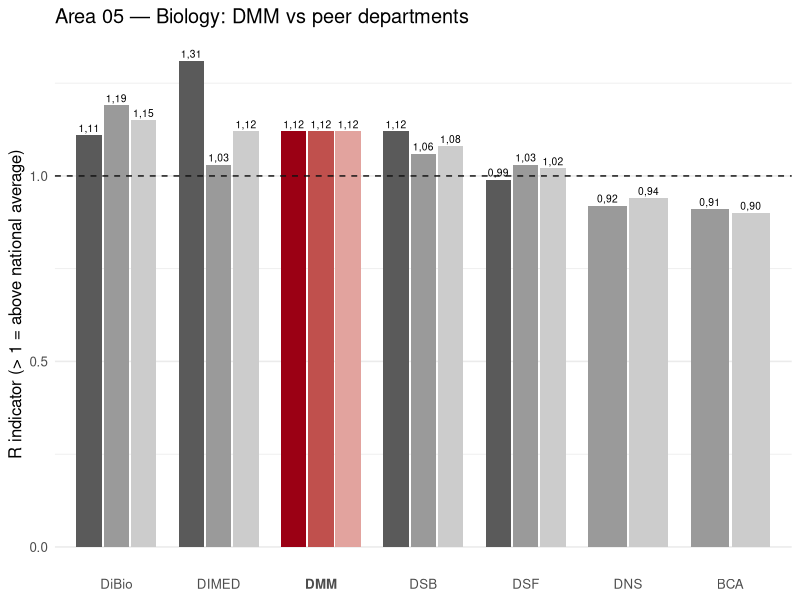
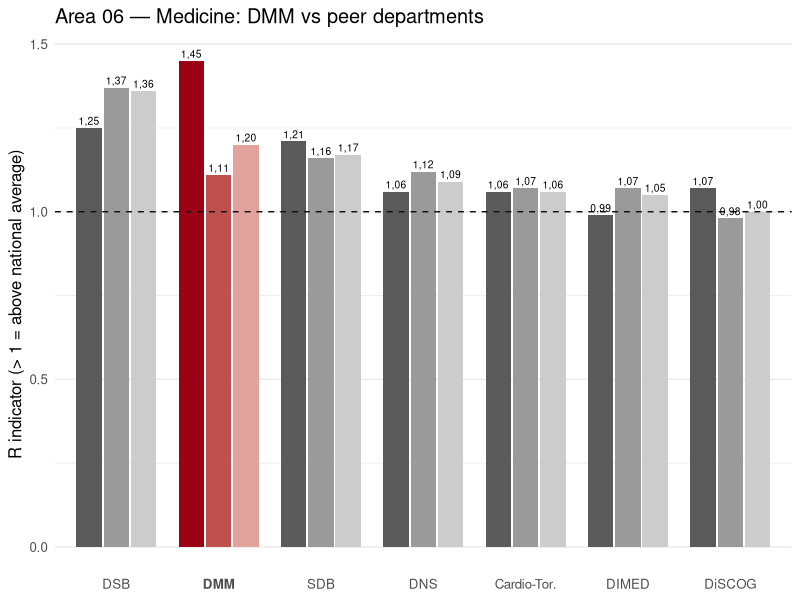
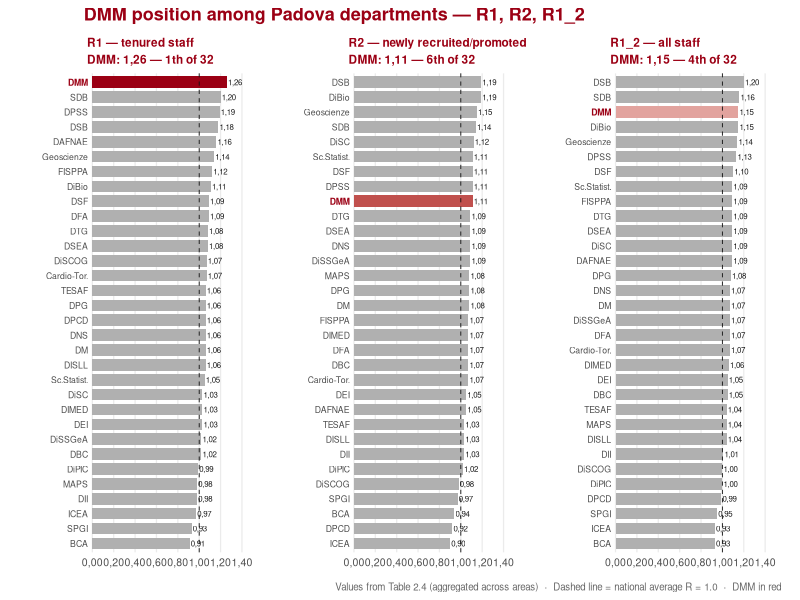
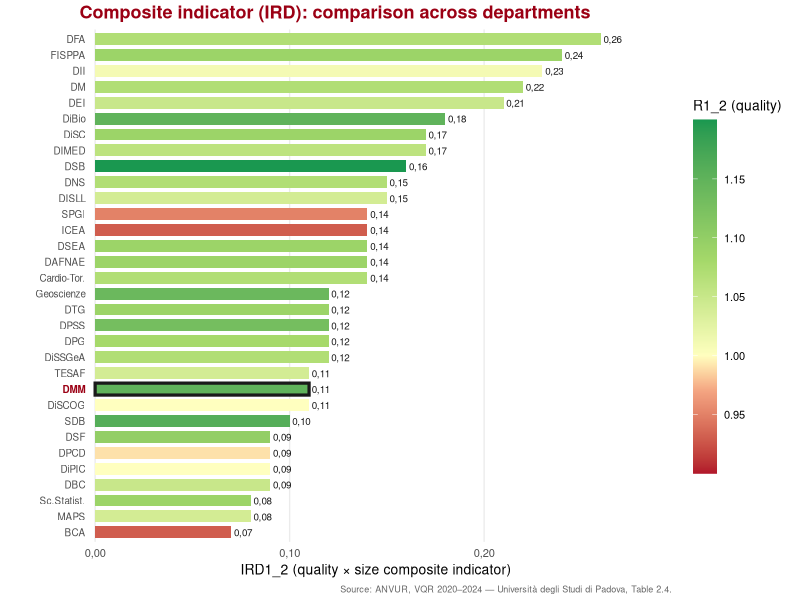
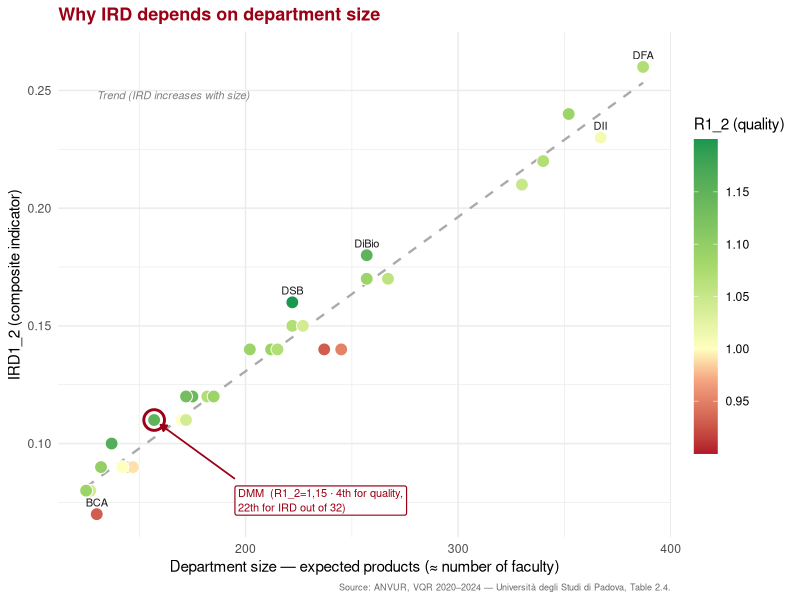

These figures' R source, in order:
## ---- chunk 1
#| label: setup
#| include: false

library(dplyr)
library(tidyr)
library(ggplot2)
library(patchwork)
library(forcats)
library(scales)
library(ggrepel)
library(readr)

# --- Palette & formatting ---
RED   <- c(R1 = "#9B0014", R2 = "#C0504D", R1_2 = "#E2A39E")
GRAY  <- c(R1 = "#5A5A5A", R2 = "#9A9A9A", R1_2 = "#CCCCCC")
INK   <- "#1A1A1A"; REF_LINE <- "#111111"
it_num <- label_number(accuracy = 0.01, decimal.mark = ",")

# --- Load data ---
area_df <- read_delim("vqr_area_data.csv", delim = ";", show_col_types = FALSE)
ird_df  <- read_delim("vqr_ird_data.csv", delim = ";", show_col_types = FALSE)

# --- Short labels ---
sigle <- c(
  "BIOLOGIA (DiBio)" = "DiBio",
  "BIOMEDICINA COMPARATA E ALIMENTAZIONE (BCA)" = "BCA",
  "MEDICINA - DIMED" = "DIMED",
  "MEDICINA MOLECOLARE - DMM" = "DMM",
  "NEUROSCIENZE - DNS" = "DNS",
  "SCIENZE BIOMEDICHE - DSB" = "DSB",
  "SCIENZE DEL FARMACO - DSF" = "DSF",
  "SALUTE DELLA DONNA E DEL BAMBINO - SDB" = "SDB",
  "SCIENZE CARDIO- TORACO-VASCOLARI E SANITA' PUBBLICA" = "Cardio-Tor.",
  "SCIENZE CHIRURGICHE ONCOLOGICHE E GASTROENTEROLOGICHE- DiSCOG" = "DiSCOG"
)
area_df <- area_df |>
  mutate(
    sigla = ifelse(dipartimento %in% names(sigle), sigle[dipartimento], dipartimento),
    is_dmm = grepl("MOLECOLARE", dipartimento),
    indicatore = factor(indicatore, levels = c("R1", "R2", "R1_2"))
  )
ird_df <- ird_df |> mutate(is_dmm = grepl("MOLECOLARE", dipartimento))
## ---- chunk 2
#| label: fig-area05
#| fig-cap: "R indicators for Padova departments in Area 05 (Biology). DMM in red; peers in grey. Dashed line = national average (R = 1.0). BCA and DNS are excluded from R1 because they had < 10 expected products from tenured staff."
#| fig-width: 11.5
#| fig-height: 5.4

plot_area <- function(area_code, titolo) {
  d <- area_df |> filter(area == area_code)
  ord <- d |> filter(indicatore == "R1_2") |> arrange(desc(R)) |> pull(sigla)
  ord <- union(ord, unique(d$sigla))
  d <- d |> mutate(
    sigla = factor(sigla, levels = ord),
    grp = paste0(ifelse(is_dmm, "DMM_", "ALT_"), indicatore)
  )
  pal <- c(
    DMM_R1 = unname(RED["R1"]), DMM_R2 = unname(RED["R2"]),
    DMM_R1_2 = unname(RED["R1_2"]),
    ALT_R1 = unname(GRAY["R1"]), ALT_R2 = unname(GRAY["R2"]),
    ALT_R1_2 = unname(GRAY["R1_2"])
  )
  ggplot(d, aes(sigla, R, group = indicatore, fill = grp)) +
    geom_col(position = position_dodge(width = 0.8), width = 0.75) +
    geom_hline(yintercept = 1, linetype = "dashed", color = REF_LINE) +
    geom_text(aes(label = it_num(R)),
              position = position_dodge(width = 0.8), vjust = -0.4, size = 2.6) +
    scale_fill_manual(values = pal, guide = "none") +
    labs(title = titolo, x = NULL,
         y = "R indicator (> 1 = above national average)") +
    theme_minimal(base_size = 12) +
    theme(
      panel.grid.major.x = element_blank(),
      axis.text.x = element_text(
        face = ifelse(levels(d$sigla) == "DMM", "bold", "plain")
      )
    )
}
plot_area("5", "Area 05 — Biology: DMM vs peer departments")
## ---- chunk 3
#| label: fig-area06
#| fig-cap: "R indicators for Padova departments in Area 06 (Medicine). DMM in red; peers in grey. Dashed line = national average (R = 1.0)."
#| fig-width: 11.5
#| fig-height: 5.4
plot_area("6", "Area 06 — Medicine: DMM vs peer departments")
## ---- chunk 4
#| label: fig-rank-panels
#| fig-cap: "All 32 Padova departments ranked by R1, R2, and R1_2 (aggregated across disciplinary areas, Table 2.4). DMM highlighted in red. Dashed line = national average (R = 1.0)."
#| fig-width: 14
#| fig-height: 7.5

dmm_vals_rank <- ird_df |>
  mutate(across(c(R1, R2, R1_2),
                \(x) rank(desc(x), ties.method = "first"), .names = "rk_{.col}")) |>
  filter(is_dmm) |>
  select(R1, R2, R1_2, rk_R1, rk_R2, rk_R1_2)

panel_labels_rank <- c(
  R1 = paste0("R1 — tenured staff\nDMM: ",
              it_num(dmm_vals_rank$R1), " — ",
              dmm_vals_rank$rk_R1, "th of 32"),
  R2 = paste0("R2 — newly recruited/promoted\nDMM: ",
              it_num(dmm_vals_rank$R2), " — ",
              dmm_vals_rank$rk_R2, "th of 32"),
  R1_2 = paste0("R1_2 — all staff\nDMM: ",
                it_num(dmm_vals_rank$R1_2), " — ",
                dmm_vals_rank$rk_R1_2, "th of 32")
)

make_rank_panel <- function(col, color, strip_title) {
  d <- ird_df |>
    transmute(R = .data[[col]], is_dmm,
              lbl_fct = fct_reorder(sigla, R),
              fill = ifelse(is_dmm, color, "#B0B0B0"))
  ggplot(d, aes(x = R, y = lbl_fct, fill = fill)) +
    geom_col(width = 0.78) +
    geom_text(
      aes(x = -0.04, y = lbl_fct, label = as.character(lbl_fct),
          color = is_dmm, fontface = ifelse(is_dmm, "bold", "plain")),
      hjust = 1, size = 2.2) +
    geom_text(aes(label = it_num(R)), hjust = -0.08, size = 2.0, color = INK) +
    geom_vline(xintercept = 1, linetype = "dashed", color = REF_LINE, linewidth = 0.3) +
    scale_fill_identity() +
    scale_color_manual(values = c("FALSE" = "gray30", "TRUE" = "#9B0014"), guide = "none") +
    scale_x_continuous(breaks = seq(0, 1.4, 0.2), limits = c(-0.05, 1.52),
                       labels = function(x) ifelse(x < 0, "", it_num(x)),
                       expand = expansion(mult = c(0, 0.02))) +
    coord_cartesian(clip = "off") +
    labs(title = strip_title, x = NULL, y = NULL) +
    theme_minimal(base_size = 9.5) +
    theme(
      plot.title = element_text(color = "#9B0014", face = "bold",
                                size = 8.5, lineheight = 1.2),
      axis.text.y = element_blank(), axis.ticks.y = element_blank(),
      panel.grid.major.y = element_blank(), panel.grid.minor = element_blank(),
      plot.margin = margin(t = 4, r = 8, b = 4, l = 55)
    )
}

(
  make_rank_panel("R1", unname(RED["R1"]), panel_labels_rank["R1"]) |
  make_rank_panel("R2", unname(RED["R2"]), panel_labels_rank["R2"]) |
  make_rank_panel("R1_2", unname(RED["R1_2"]), panel_labels_rank["R1_2"])
) + plot_annotation(
  title = "DMM position among Padova departments — R1, R2, R1_2",
  caption = "Values from Table 2.4 (aggregated across areas)  ·  Dashed line = national average R = 1.0  ·  DMM in red",
  theme = theme(
    plot.title = element_text(color = "#9B0014", face = "bold", size = 13),
    plot.caption = element_text(size = 7, color = "gray40")
  )
)
## ---- chunk 5
#| label: fig-ird-rank
#| fig-cap: "All 32 departments ranked by IRD1_2. Bar colour encodes R1_2 quality (green = above average, red = below). DMM (bold red label, dark border) ranks 21st despite having R1_2 = 1.15."
#| fig-width: 8.8
#| fig-height: 8

ird_sorted <- ird_df |> mutate(lbl_fct = fct_reorder(sigla, IRD1_2))

ggplot(ird_sorted, aes(x = IRD1_2, y = lbl_fct)) +
  geom_col(aes(fill = R1_2), width = 0.75, color = NA) +
  geom_col(data = filter(ird_sorted, is_dmm),
           aes(fill = R1_2), width = 0.75, color = "#1A1A1A", linewidth = 1.1) +
  geom_text(
    aes(x = -0.005, y = lbl_fct,
        label = as.character(lbl_fct),
        color = is_dmm,
        fontface = ifelse(is_dmm, "bold", "plain")),
    hjust = 1, size = 2.5
  ) +
  geom_text(aes(label = it_num(IRD1_2)), hjust = -0.15, size = 2.5, color = INK) +
  scale_fill_gradientn(
    colors = c("#B2182B", "#F4A582", "#FFFFBF", "#A6D96A", "#1A9850"),
    values = rescale(c(0.90, 0.97, 1.00, 1.08, 1.20)),
    name = "R1_2 (quality)",
    breaks = c(0.95, 1.00, 1.05, 1.10, 1.15),
    limits = c(0.90, 1.20)
  ) +
  scale_color_manual(values = c("FALSE" = "gray30", "TRUE" = "#9B0014"), guide = "none") +
  scale_x_continuous(
    limits = c(-0.008, 0.285),
    labels = function(x) ifelse(x < 0, "", it_num(x)),
    expand = expansion(mult = c(0, 0.04))
  ) +
  coord_cartesian(clip = "off") +
  labs(
    title = "Composite indicator (IRD): comparison across departments",
    x = "IRD1_2 (quality × size composite indicator)",
    y = NULL,
    caption = "Source: ANVUR, VQR 2020–2024 — Università degli Studi di Padova, Table 2.4."
  ) +
  theme_minimal(base_size = 10) +
  theme(
    plot.title = element_text(color = "#9B0014", face = "bold", size = 13),
    axis.text.y = element_blank(),
    axis.ticks.y = element_blank(),
    panel.grid.major.y = element_blank(),
    panel.grid.minor = element_blank(),
    legend.position = "right",
    legend.key.height = unit(1.8, "cm"),
    plot.caption = element_text(size = 6.5, color = "gray40"),
    plot.margin = margin(t = 4, r = 8, b = 4, l = 55)
  )
## ---- chunk 6
#| label: fig-ird-scatter
#| fig-cap: "IRD1_2 vs department size (number of expected products). The dashed trend line shows that IRD increases approximately linearly with size. DMM (circled) has high quality (R1_2 = 1.15, rank 4/32) but low IRD (rank 21/32) due to its relatively small size."
#| fig-width: 9.2
#| fig-height: 5.6

dmm_sc <- ird_df |>
  mutate(rk_ird = rank(desc(IRD1_2), ties.method = "first"),
         rk_r12 = rank(desc(R1_2), ties.method = "first")) |>
  filter(is_dmm)

ann_x_sc <- 195; ann_y_sc <- 0.082
ann_lbl_sc <- paste0(
  "DMM  (R1_2=", it_num(dmm_sc$R1_2), " \u00b7 ",
  dmm_sc$rk_r12, "th for quality,\n",
  dmm_sc$rk_ird, "th for IRD out of 32)"
)

ggplot(ird_df, aes(n_attesi, IRD1_2)) +
  geom_smooth(method = "lm", se = FALSE,
              linetype = "dashed", color = "#AAAAAA", linewidth = 0.8) +
  annotate("text", x = 130, y = 0.248,
           label = "Trend (IRD increases with size)",
           hjust = 0, size = 2.8, color = "gray50", fontface = "italic") +
  geom_point(aes(fill = R1_2), shape = 21, size = 4, color = "white") +
  geom_point(data = filter(ird_df, is_dmm),
             shape = 21, size = 6, color = "#9B0014", fill = NA, stroke = 1.5) +
  annotate("segment",
           x = ann_x_sc, xend = dmm_sc$n_attesi + 3,
           y = ann_y_sc + 0.003, yend = dmm_sc$IRD1_2 - 0.002,
           color = "#9B0014", linewidth = 0.6,
           arrow = arrow(length = unit(5, "pt"), type = "closed")) +
  annotate("label",
           x = ann_x_sc, y = ann_y_sc,
           label = ann_lbl_sc,
           color = "#9B0014", fill = "white",
           label.color = "#9B0014", label.size = 0.4,
           size = 2.8, hjust = 0, vjust = 1, lineheight = 1.1) +
  geom_text_repel(
    data = filter(ird_df, sigla %in% c("DFA", "DII", "DSB", "DiBio", "BCA")),
    aes(label = sigla), size = 2.8, color = INK,
    nudge_y = 0.005, segment.color = "gray60", segment.size = 0.3,
    min.segment.length = 0.2, box.padding = 0.3, point.padding = 0.2,
    seed = 7481
  ) +
  scale_fill_gradientn(
    colors = c("#B2182B", "#F4A582", "#FFFFBF", "#A6D96A", "#1A9850"),
    values = rescale(c(0.90, 0.97, 1.00, 1.08, 1.20)),
    name = "R1_2 (quality)",
    breaks = c(0.95, 1.00, 1.05, 1.10, 1.15),
    limits = c(0.90, 1.20)
  ) +
  labs(
    title = "Why IRD depends on department size",
    x = "Department size — expected products (\u2248 number of faculty)",
    y = "IRD1_2 (composite indicator)",
    caption = "Source: ANVUR, VQR 2020–2024 — Università degli Studi di Padova, Table 2.4."
  ) +
  theme_minimal(base_size = 11) +
  theme(
    plot.title = element_text(color = "#9B0014", face = "bold", size = 13),
    plot.caption = element_text(size = 6.5, color = "gray40"),
    legend.key.height = unit(1.6, "cm")
  )
## ---- chunk 7
#| label: tbl-summary
#| tbl-cap: "Summary of DMM performance indicators across VQR 2020–2024."

dmm_summary <- ird_df |>
  mutate(across(c(R1, R2, R1_2, IRD1_2),
                \(x) rank(desc(x), ties.method = "first"),
                .names = "rank_{.col}")) |>
  filter(is_dmm) |>
  select(sigla, n_attesi, R1, rank_R1, R2, rank_R2, R1_2, rank_R1_2,
         IRD1_2, rank_IRD1_2)

tibble(
  Metric = c("R1 (tenured staff quality)", "R2 (new recruit quality)",
             "R1_2 (all staff quality)", "IRD1_2 (composite: quality × size)"),
  Value = c(dmm_summary$R1, dmm_summary$R2, dmm_summary$R1_2, dmm_summary$IRD1_2),
  `Rank (of 32)` = c(dmm_summary$rank_R1, dmm_summary$rank_R2,
                     dmm_summary$rank_R1_2, dmm_summary$rank_IRD1_2),
  Assessment = c("Highest in the university",
                 "Top quintile",
                 "Top quartile",
                 "Bottom third — driven by small department size")
) |> knitr::kable()
